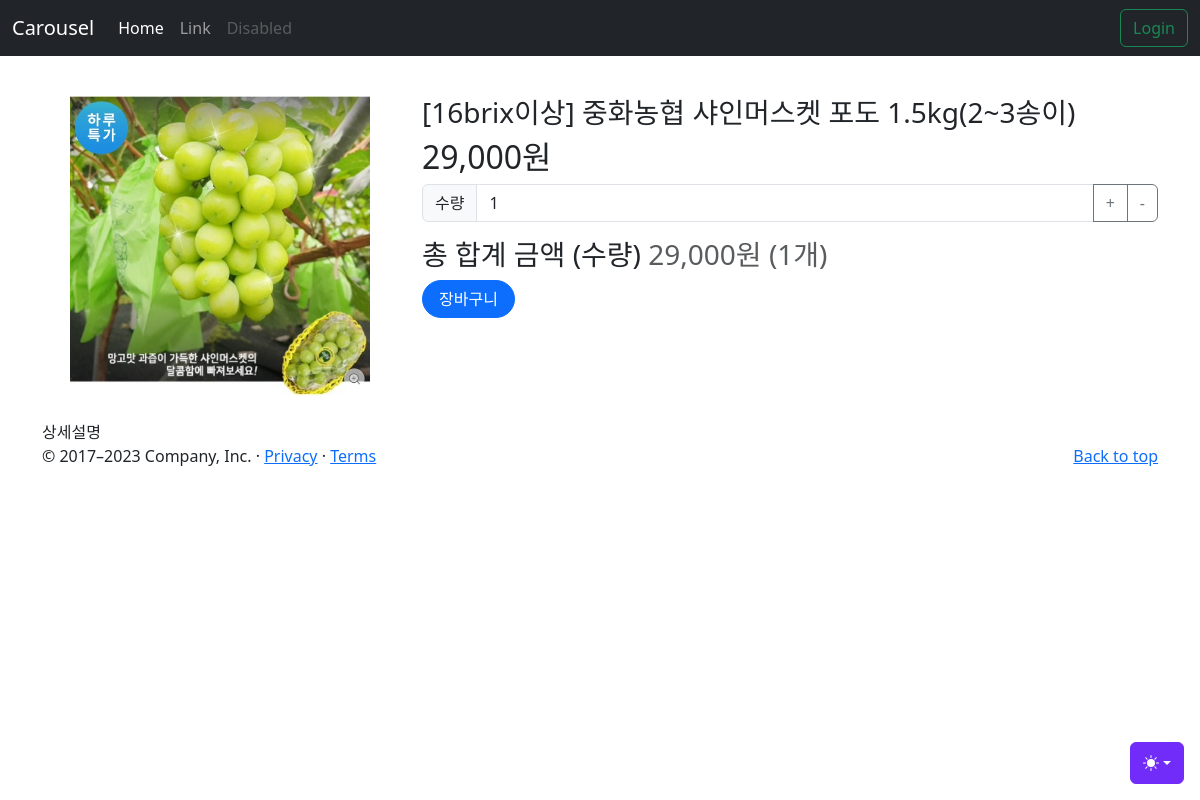
The page /step1/view.php?idx=10000000 on the database its author committed.
### tables this page shows
CREATE TABLE `tbl_goods` (
	`IDX` INT(11) NOT NULL AUTO_INCREMENT,
	`NAME` VARCHAR(100) NOT NULL,
    `THUMBNAIL` VARCHAR(100) NOT NULL,
	`quantity` INT(11) NOT NULL DEFAULT '0',
	`PRICE` INT(11) NOT NULL DEFAULT '0',
	`company_idx` INT(11) NOT NULL DEFAULT '0',
	INDEX `tbl_goods_idx1` (`IDX`) USING BTREE
);

### step1/view.php (the view, shortened to what this page needs)
<!doctype html>
<?php
    include '../db_config.php';
?>
<html lang="en" data-bs-theme="auto">
  <head><script src="../assets/js/color-modes.js"></script>
    <link rel="stylesheet" href="https://cdn.jsdelivr.net/npm/@docsearch/css@3">
<link href="../assets/dist/css/bootstrap.min.css" rel="stylesheet">
    <link href="carousel.css" rel="stylesheet">
  </head>
  <body>
    <div class="dropdown position-fixed bottom-0 end-0 mb-3 me-3 bd-mode-toggle">
      <button class="btn btn-bd-primary py-2 dropdown-toggle d-flex align-items-center"
              id="bd-theme"
              type="button"
              aria-expanded="false"
              data-bs-toggle="dropdown"
              aria-label="Toggle theme (auto)">
        <svg class="bi my-1 theme-icon-active" width="1em" height="1em"><use href="#circle-half"></use></svg>
      </button>
    </div>
<?php
    include './header.php';
?>
<br><br>
<main>
  <?php
    $idx = $_GET['idx'];
  $sql = "select idx, NAME, THUMBNAIL, quantity, price from tbl_goods WHERE idx = '".$idx."'";
  $row = mysqli_fetch_assoc($connect->query($sql));
?>
  <div class="container marketing">
    <form action="./cart.php" id="frmCart" method="post">
    <div class="row">
      <div class="col-lg-4">
        <img src='../img/<?php echo $row['THUMBNAIL'] ?>' style='width:300px;height:300px;'>
      </div>
      <div class="col-lg-8">
        <h3><?php echo $row['NAME'] ?></h3>
        <h2><?php echo number_format($row['price']) ?>원</h2>
        <div class="input-group mb-3">
  <div class="input-group">
  <span class="input-group-text" id="inputGroup-sizing-default">수량</span>
  <input type="text" class="form-control" aria-label="Recipient's username with two button addons" value="1" id='amount' name="amount">
  <button class="btn btn-outline-secondary" type="button" id='btnplus'>+</button>
  <button class="btn btn-outline-secondary" type="button" id='btnminus'>-</button>
</div>
</div>
<h3>
총 합계 금액 (수량)
  <span class="text-body-secondary" id='total'><?php echo number_format($row['price']) ?>원 (1개)</span>
</h3>
        <button class="btn btn-primary rounded-pill px-3" type="button" id="btnCart">장바구니</button>
      </div>
      <div class="col-lg-12">상세설명</div>
    </div>
    </form>
  </div>
  <?php include './footer.php'; ?>
</main>
    </body>
</html>

### step1/carousel.css (style rules this page uses)
body { padding-top: 3rem; padding-bottom: 3rem; color: rgb(var(--bs-tertiary-color-rgb)); }
.marketing .col-lg-4 { margin-bottom: 1.5rem; text-align: center; }

### step1/view.php (style rules this page uses)
.bi { vertical-align: -.125em; fill: currentColor; }
.btn-bd-primary { --bd-violet-bg: #712cf9; --bd-violet-rgb: 112.520718, 44.062154, 249.437846; --bs-btn-font-weight: 600; --bs-btn-color: var(--bs-white); --bs-btn-bg: var(--bd-violet-bg); --bs-btn-border-color: var(--bd-violet-bg); --bs-btn-hover-color: var(--bs-white); --bs-btn-hover-bg: #6528e0; --bs-btn-hover-border-color: #6528e0; --bs-btn-focus-shadow-rgb: var(--bd-violet-rgb); --bs-btn-active-color: var(--bs-btn-hover-color); --bs-btn-active-bg: #5a23c8; --bs-btn-active-border-color: #5a23c8; }
.bd-mode-toggle { z-index: 1500; }

### rows shown on the page
tbl_goods: THUMBNAIL (picture), NAME "[16brix이상] 중화농협 샤인머스켓 포도 1.5kg(2~3송이)", PRICE "29,000"
